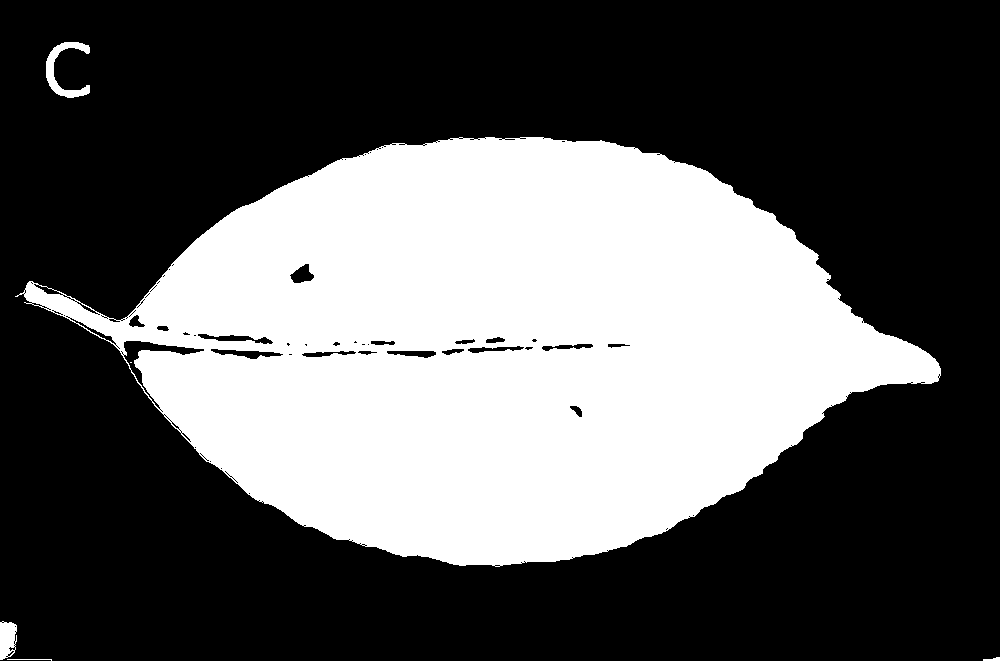
#> input picture test/output/area/1/2bin.png, 1000 x 661 px, given in place of leaf.JPG, which was not available
$ python contours.py
#> lines starting #> are read from the running program, lines starting #| are printed output that depends on the picture; after the words box and inside, x2 and y2 are one past the last pixel; in counts of white or black regions, pixels touching at a corner belong together; pictures that were not available may be replaced by others from this repository, and a replacement may not be noted
import cv2
import numpy as np

in_path = "test/img/leaf.JPG"
out_path = "test/output/conts"
img = cv2.imread(in_path)
#> img is the input picture: shape (661, 1000, 3); 36.2% white; 6 white regions (1 under 20 px), largest, box (x1, y1, x2, y2) and area: (15, 137, 941, 567) 237600, (46, 42, 90, 98) 840, (0, 621, 17, 660) 524, (7, 659, 52, 661) 46, (983, 657, 1000, 661) 45
height, width = img.shape[:2]
#> height = 661; width = 1000
min_area = height * width / 100
#> min_area = 6610

def save(name, img):
    output = out_path + name
    cv2.imwrite(output, img)

# Tekari
#mask = np.full((height, width, 3), (255,255,255), np.uint8)
#img_tekari = cv2.illuminationChange(img, mask, alpha=0.1, beta=0.1)
#save("tekari.jpeg", img_tekari)

img_blr = cv2.GaussianBlur(img, (5,5), 0)

# HSV
img_hsv = cv2.cvtColor(img_blr, cv2.COLOR_BGR2HSV)
#> img_hsv: shape (661, 1000, 3); mean H, S, V 0, 0, 92.2
save("hsv.jpeg", img_hsv)

# Gaussian blur
img_gauss = cv2.GaussianBlur(img_hsv, (5,5), 0)
#> img_gauss: shape (661, 1000, 3); mean H, S, V 0, 0, 92.2

# Gray scale
img_gray = cv2.cvtColor(img_hsv, cv2.COLOR_BGR2GRAY)
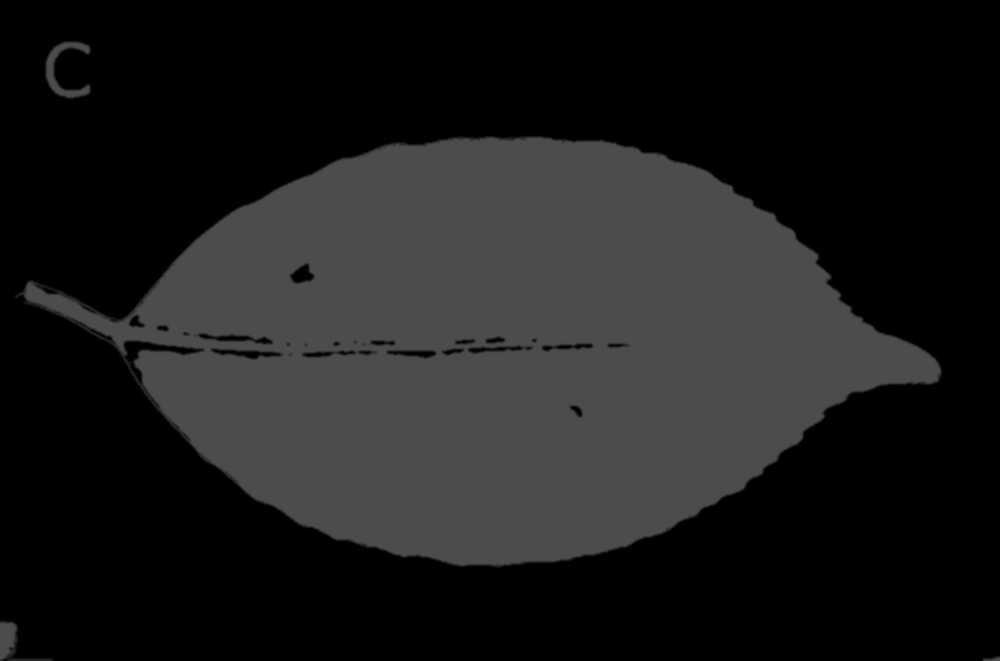
#> img_gray: shape (661, 1000); min 0, max 76, mean 27.5
save("gray.jpeg", img_gray)

# Binary
_, img_bin = cv2.threshold(img_gray, 120, 255, cv2.THRESH_BINARY)
#> img_bin: shape (661, 1000); every value is 0
bin_name = out_path + "bin.jpeg"
cv2.imwrite(bin_name, img_bin)

# Canny edge
img_canny = cv2.Canny(img_gray, 100, 200)
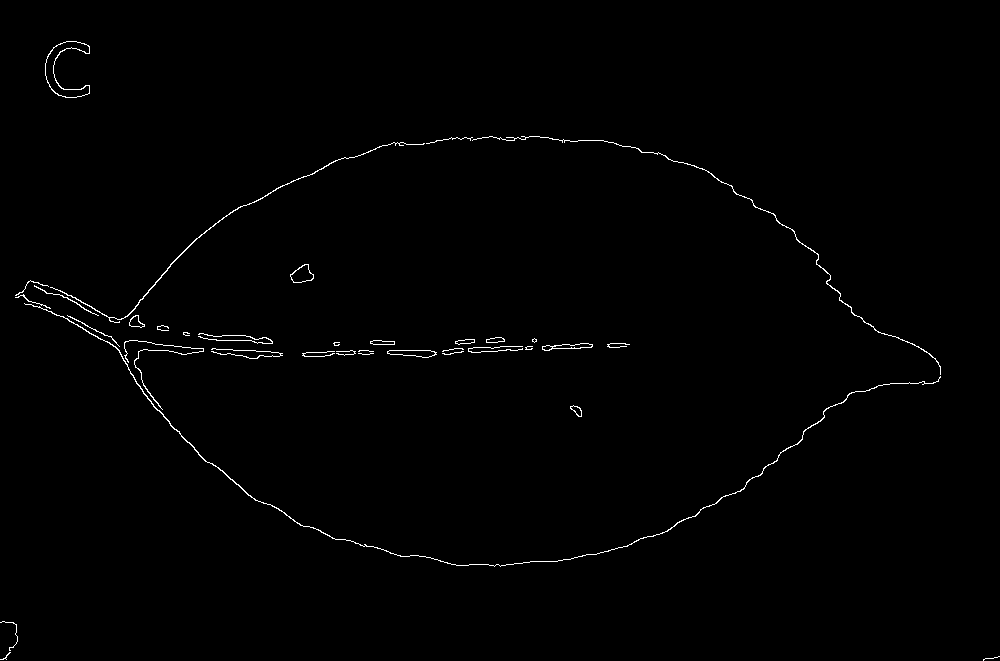
#> img_canny: shape (661, 1000); 0.71% white in thin lines or dots
save("canny.jpeg", img_canny)

# Gaussian
img_gauscany = cv2.GaussianBlur(img_canny, (5,5), 0)
save("gauscany.jpeg", img_gauscany)

# Invert
img_inv = cv2.bitwise_not(img_gauscany)
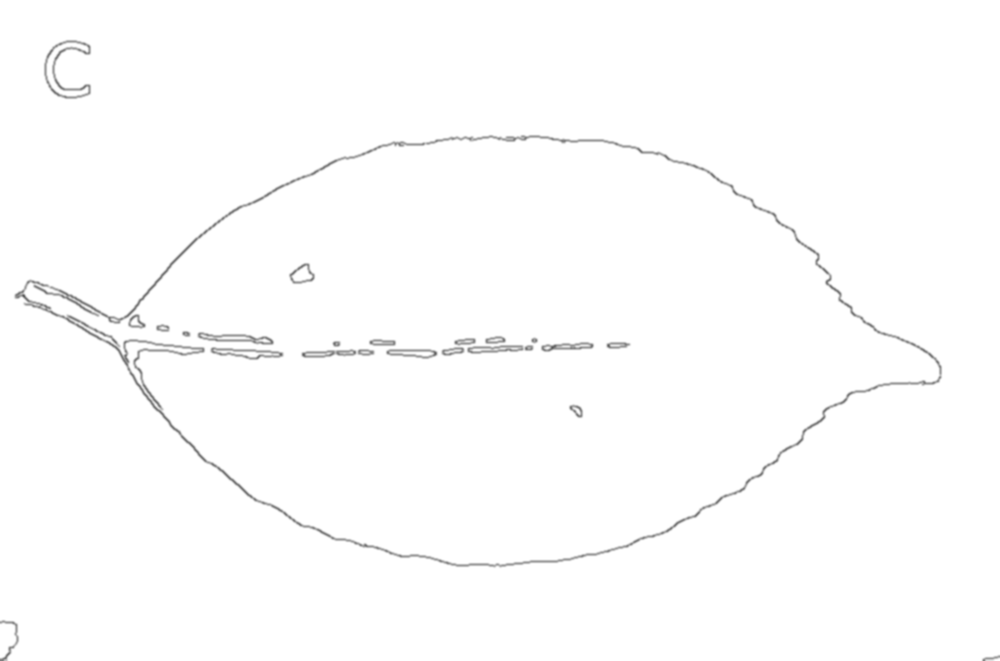
#> img_inv: shape (661, 1000); min 90, max 255, mean 253.2
save("inv.jpeg", img_inv)


# Contours
conts, _ = cv2.findContours(img_bin, cv2.RETR_EXTERNAL, cv2.CHAIN_APPROX_SIMPLE)
#> conts = []
conts_list = list(filter(lambda x: cv2.contourArea(x) > min_area, conts))
#> conts_list = []
cv2.drawContours(img, conts_list, -1, color=(0,0,255), thickness=5)
conts_name = out_path + "conts.jpeg"
cv2.imwrite(conts_name, img)

$ run again, on test/output/area/1/conts.png
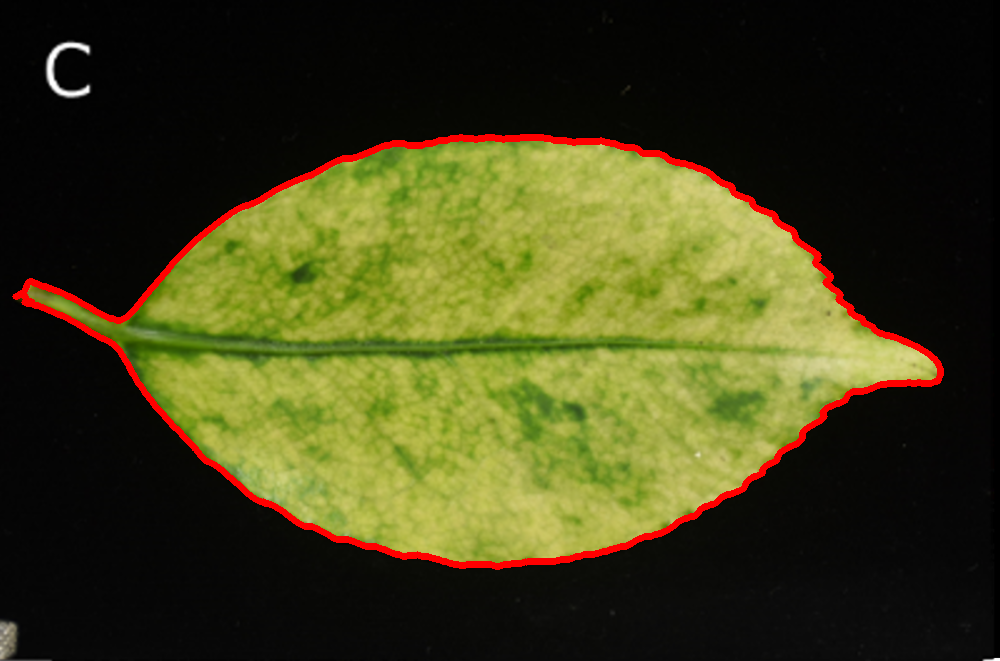
#> input picture test/output/area/1/conts.png, 1000 x 661 px, given in place of leaf.JPG, which was not available
#> img is the input picture: shape (661, 1000, 3); mean B, G, R 24.8, 63.2, 64.4
#> img_hsv: shape (661, 1000, 3); mean H, S, V 24.3, 103.3, 68.8
#> img_gauss: shape (661, 1000, 3); mean H, S, V 24.3, 103.3, 68.8
#> img_bin: shape (661, 1000); 38.4% white; 130 white regions (99 under 20 px), largest, box (x1, y1, x2, y2) and area: (11, 132, 946, 571) 251040, (372, 107, 410, 126) 384, (536, 84, 568, 108) 277
#> img_canny: shape (661, 1000); 5.5% white in thin lines or dots
#> `img_inv = cv2.bitwise_not(img_gauscany)`:
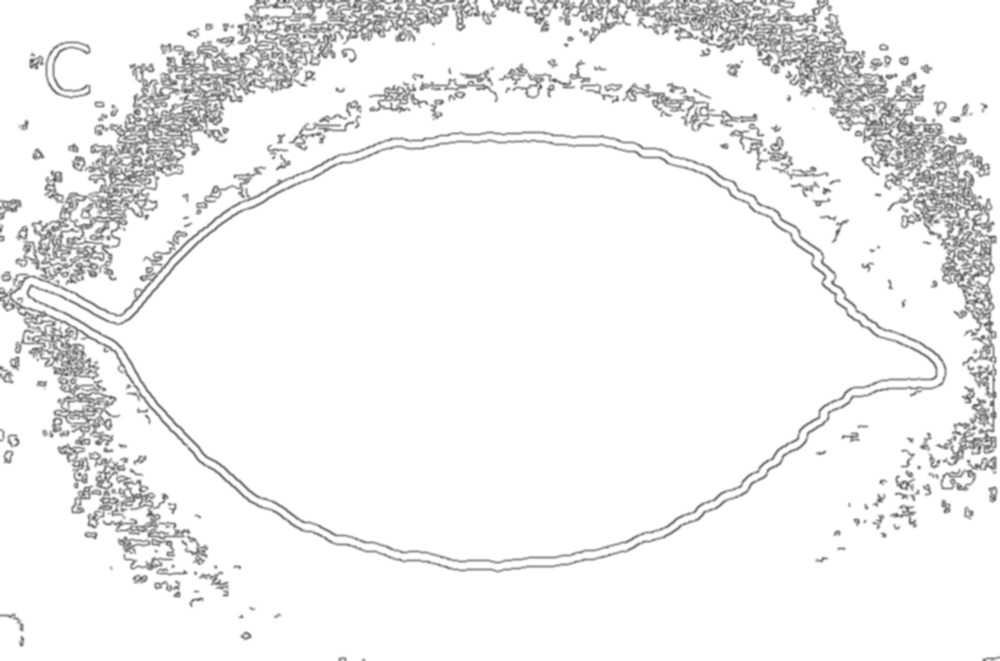
#> img_inv: shape (661, 1000); min 78, max 255, mean 240.9
#> conts = 130 contours, 109 with area under 20; largest, box (x1, y1, x2, y2) and area: (11, 132, 946, 571) 251025, (372, 107, 410, 126) 331, (536, 84, 568, 108) 222, (588, 95, 618, 108) 108, (505, 88, 527, 103) 96
#> conts_list = 1 contour; box (x1, y1, x2, y2) and area: (11, 132, 946, 571) 251025
#> `cv2.drawContours(img, conts_list, -1, color=(0,0,255), thickness=5)`:
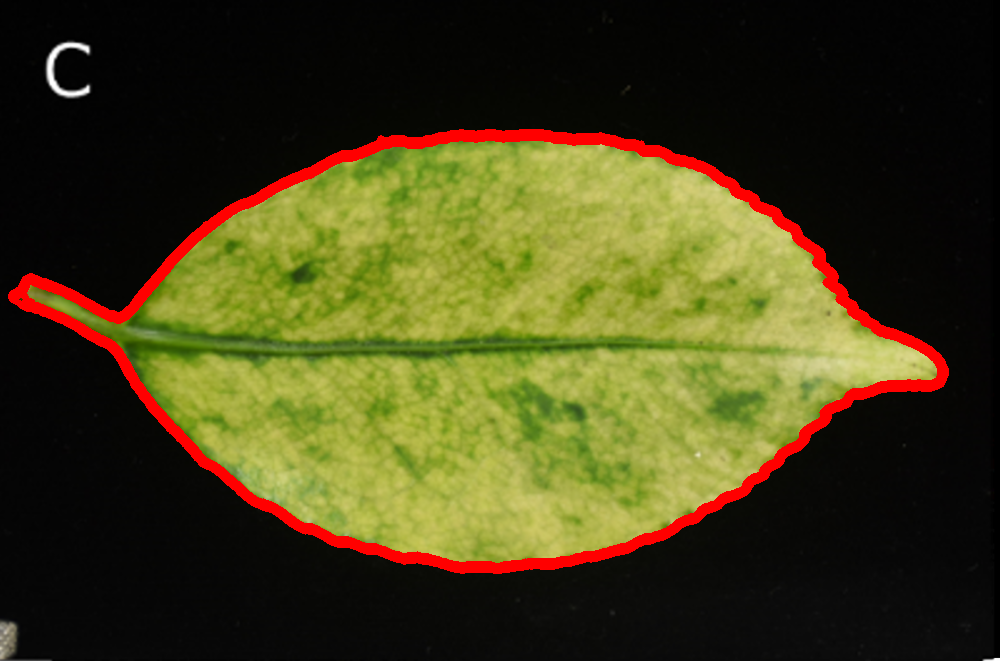
#> img: shape (661, 1000, 3); 1.6% of pixels changed, all inside (x1, y1, x2, y2) = (8, 129, 949, 574)
